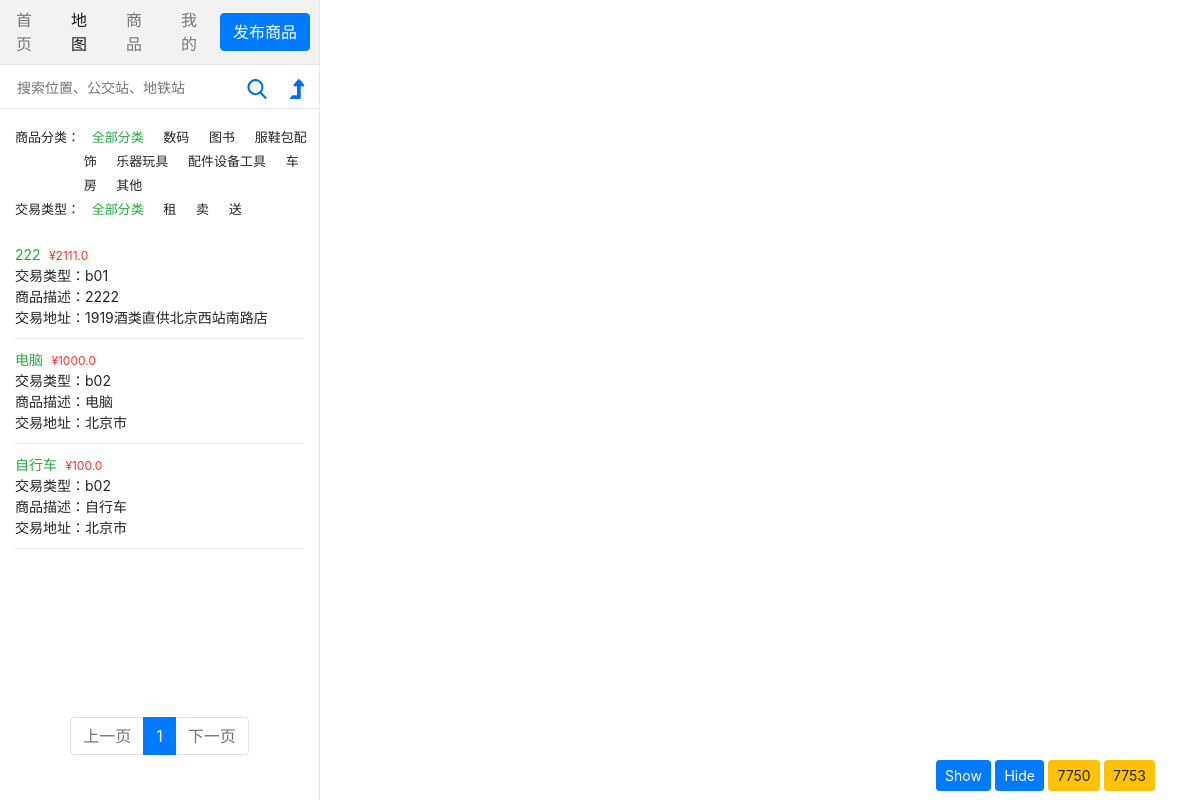
Page /goods/map/?page=2 on the earlier database version.
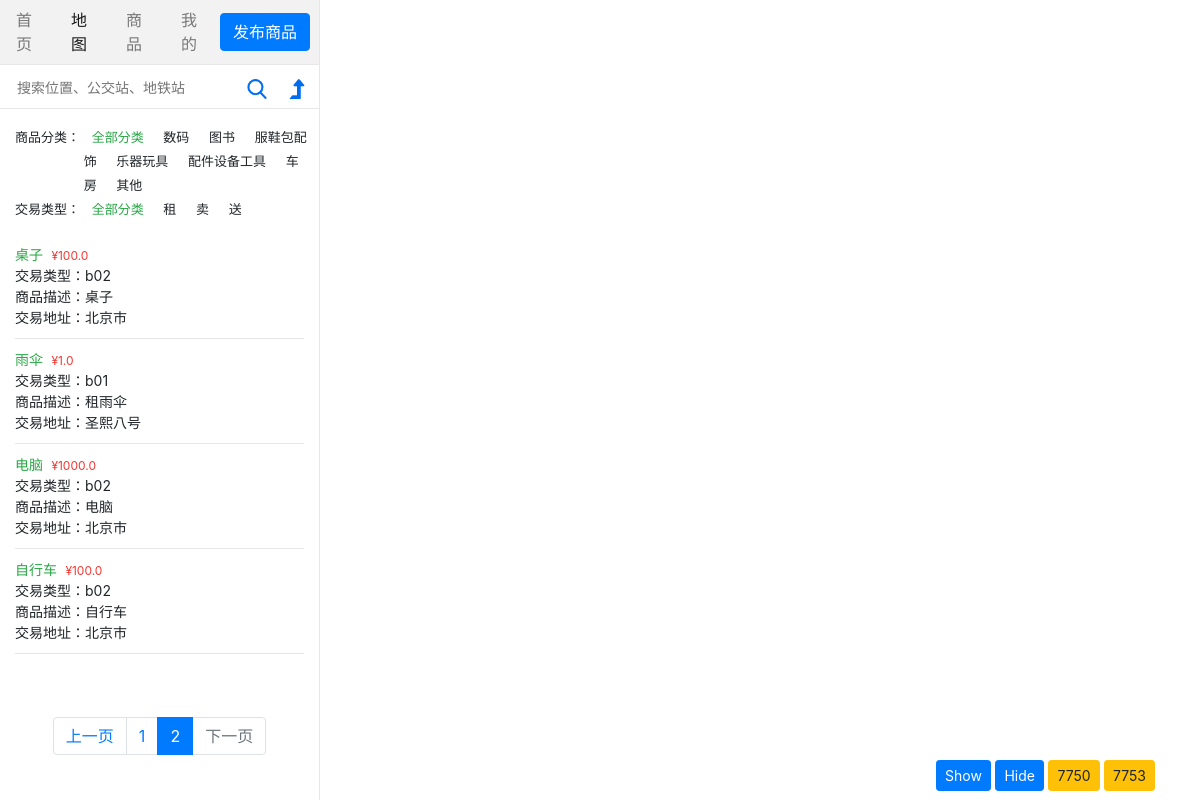
Same page on the later database version.
### goods/models.py (models this page shows)
class Goods_detail(models.Model):
    Detail_Cat = {
        ('c01', '数码产品'),
        ('c02', '图书'),
        ('c03', '服鞋包配饰'),
        ('c04', '乐器玩具'),
        ('c05', '配件设备工具'),
        ('c06', '车房'),
        ('c0', '其他')
    }
    Large_Cat = (
        ('b01', '租'),
        ('b02', '卖'),
        ('b03', '送')
    )
    title = models.CharField(max_length=20)
    description = models.CharField(max_length=200)
    category = models.CharField(max_length=20, choices=Detail_Cat)
    large_category = models.CharField(max_length=10, choices=Large_Cat)
    price = models.FloatField()
    phone = models.CharField(max_length=20)
    pub_date = models.DateTimeField(default=django.utils.timezone.now)
    address = models.CharField(max_length=100)
    img_1 = models.ImageField(default="img_upload/001.png", upload_to="img_upload")
    img_2 = models.ImageField(default="img_upload/001.png", upload_to="img_upload")
    img_3 = models.ImageField(default="img_upload/001.png", upload_to="img_upload")
    coordinate_x = models.FloatField()
    coordinate_y = models.FloatField()
    class Meta:
        db_table = 'goods_detail'

### goods/views.py (the view)
# urls.py: path('map/', views.map, name='map'),
def map(request):
    if request.method == 'POST':
        upload_good(request)
    latest_good_list = Goods_detail.objects.order_by('-pub_date')
    paginator = Paginator(latest_good_list, 5)
    page = request.GET.get('page', 1)
    try:
        contacts = paginator.page(page)
    except PageNotAnInteger:
        contacts = paginator(1)
    except EmptyPage:
        contacts = paginator.page(paginator.num_pages)
    return render(request, 'goods/map.html', {"contacts": contacts})

### goods/templates/goods/map.html (shortened to what the changed rows need)
{% load static %}
<!DOCTYPE html>
<html>
<head>
    <link rel="stylesheet" href="https://stackpath.bootstrapcdn.com/bootstrap/4.1.3/css/bootstrap.min.css">
    <link rel="stylesheet" href="http://www.minedata.cn//minemapapi/v2.0.0/minemap.css">
    <link rel="stylesheet" href="{% static 'goods/map.css' %}">
</head>
<body>
<div class="container-left">
    <div id="product_list">
        <div id="goodlist">
            <ul>
                {% for good in contacts.object_list %}
                    <li id={{ good.id }} class="good_list">
                        <div style="cursor: pointer;" class="good_general">
                            <p><span class="good-title">{{ good.title }}</span><span class="price">	&#165;{{ good.price }}</span></p>
                            <p>交易类型：<span class="large-category">{{ good.large_category }}</span></p>
                            <p>商品描述：<span class="description">{{ good.description }}</span></p>
                            <p>交易地址：<span class="address">{{ good.address }}</span></p>
                        </div>
                    </li>
                {% endfor %}
            </ul>
        </div>
        <nav aria-label="Page navigation example">
            <ul class="pagination justify-content-center">
                {% if contacts.has_previous %}
                    <li class="page-item">
                        <a class="page-link" href="?page={{ contacts.previous_page_number }}" tabindex="-1">上一页</a>
                    </li>
                    <li class="page-item">
                        <a class="page-link" href="?page={{ contacts.previous_page_number }}">{{ contacts.previous_page_number }}
                        </a>
                    </li>
                {% else %}
                    <li class="page-item disabled">
                        <a class="page-link" href="javascript:void(0)" tabindex="-1">上一页</a>
                    </li>
                {% endif %}
                <li class="page-item active" id="active_num">
                    <a class="page-link" href="?page={{ contacts.number }}">{{ contacts.number }}</a>
                </li>
            </ul>
        </nav>
    </div>
</div>
</body>
</html>

Differences in the rows shown:
removed Goods_detail: title "222", price "2111.0", large_category "b01", description "2222", address "1919酒类直供北京西站南路店"
added Goods_detail: title "桌子", price "100.0", large_category "b02", description "桌子", address "北京市"
added Goods_detail: title "雨伞", price "1.0", large_category "b01", description "租雨伞", address "圣熙八号"
Other differences:
{{ contacts.previous_page_number }}: (not shown) → "1"
{{ contacts.number }}: "1" → "2"
